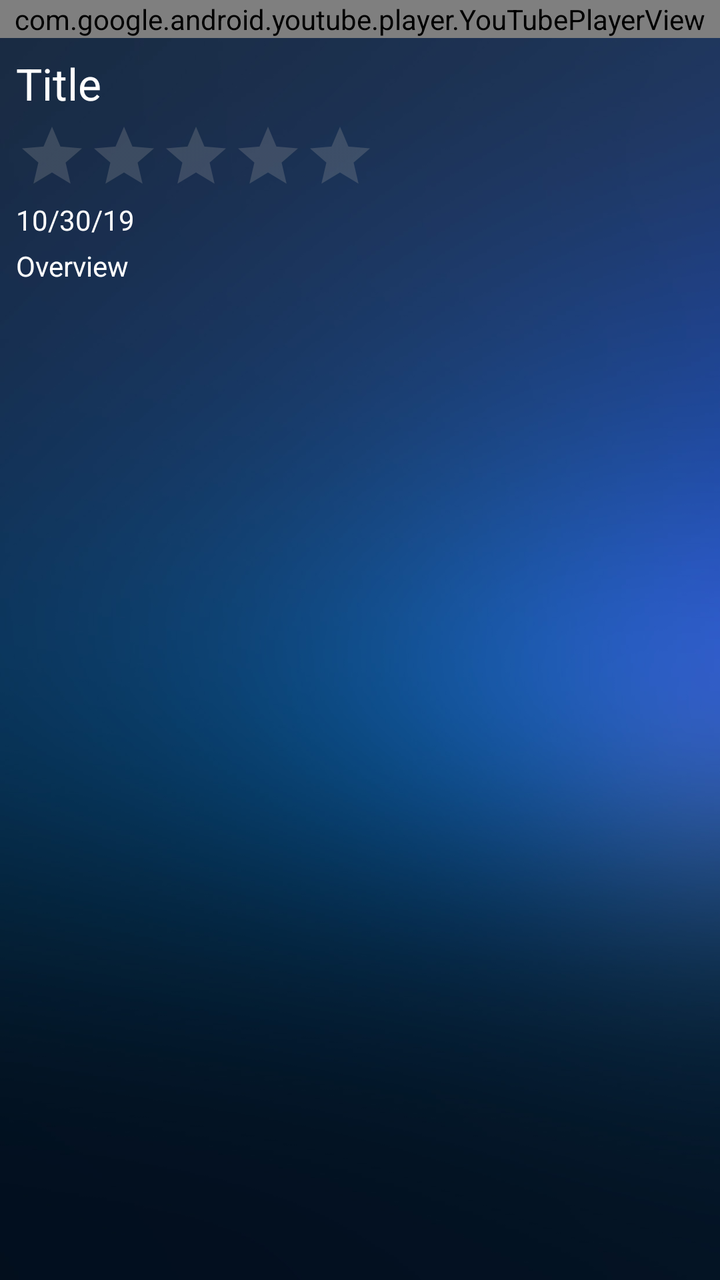
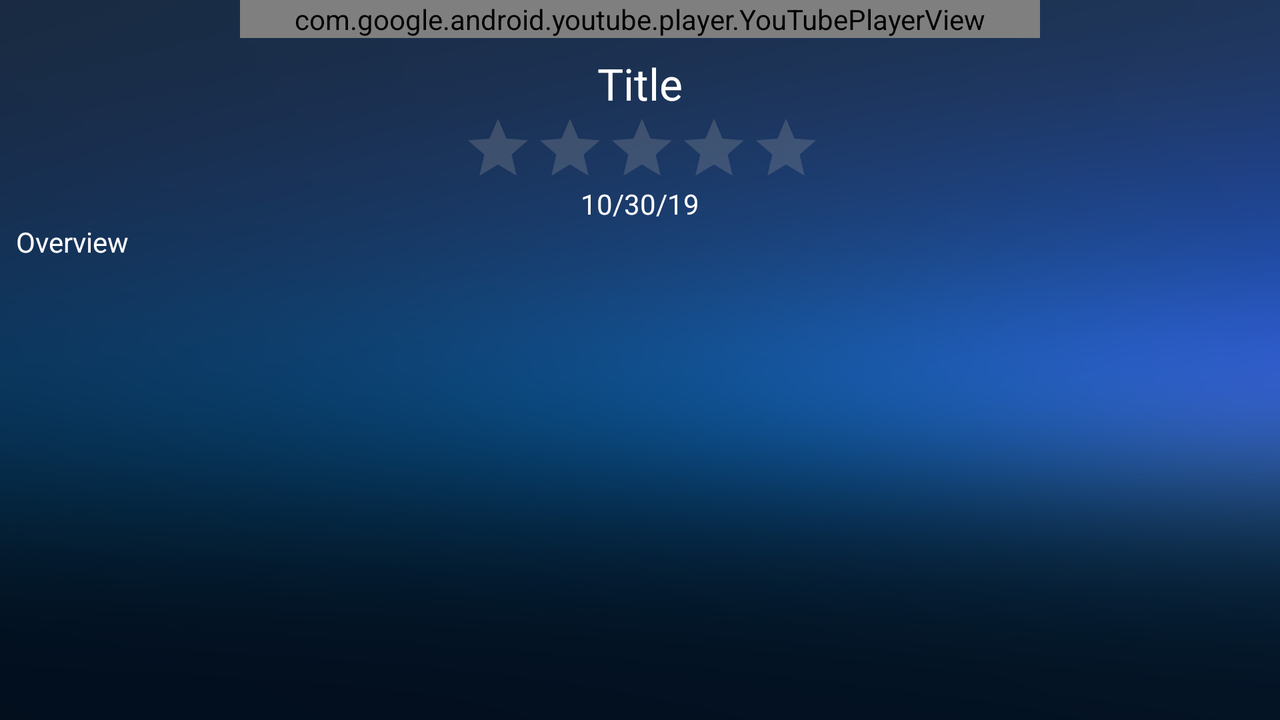

One screen, two layout resources from the same app: the default and the author's alternative for another configuration. Each is rendered where Android would select it; the XML of both is given below.
<!-- AndroidManifest.xml: application theme AppTheme -->
<!-- res/layout/activity_movie_details.xml -->
<?xml version="1.0" encoding="utf-8"?>
<android.support.constraint.ConstraintLayout xmlns:android="http://schemas.android.com/apk/res/android"
    xmlns:app="http://schemas.android.com/apk/res-auto"
    xmlns:tools="http://schemas.android.com/tools"
    android:layout_width="match_parent"
    android:layout_height="match_parent"
    android:background="@drawable/background"
    tools:context=".MovieDetailsActivity">

    <com.google.android.youtube.player.YouTubePlayerView
        android:id="@+id/player"
        android:layout_width="match_parent"
        android:layout_height="wrap_content"
        android:layout_marginStart="0dp"
        android:layout_marginLeft="0dp"
        android:layout_marginTop="0dp"
        android:layout_marginEnd="0dp"
        android:layout_marginRight="0dp"
        app:layout_constraintEnd_toEndOf="parent"
        app:layout_constraintStart_toStartOf="parent"
        app:layout_constraintTop_toTopOf="parent" />


    <TextView
        android:id="@+id/tvTitle"
        android:layout_width="0dp"
        android:layout_height="wrap_content"
        android:layout_marginStart="8dp"
        android:layout_marginLeft="8dp"
        android:layout_marginTop="8dp"
        android:layout_marginEnd="8dp"
        android:layout_marginRight="8dp"
        android:text="Title"
        android:textAppearance="@style/TextAppearance.AppCompat.Large"
        android:textColor="#FFFFFF"
        app:layout_constraintEnd_toEndOf="parent"
        app:layout_constraintHorizontal_bias="0.0"
        app:layout_constraintStart_toStartOf="parent"
        app:layout_constraintTop_toBottomOf="@+id/player" />

    <RatingBar
        android:id="@+id/rbVoteAverage"
        android:theme="@style/RatingBar"
        style="@style/Widget.AppCompat.RatingBar.Indicator"
        android:layout_width="wrap_content"
        android:layout_height="wrap_content"
        android:layout_marginStart="8dp"
        android:layout_marginLeft="8dp"
        android:layout_marginTop="4dp"
        android:numStars="5"
        android:stepSize="0.5"
        app:layout_constraintStart_toStartOf="parent"
        app:layout_constraintTop_toBottomOf="@+id/tvTitle" />

    <TextView
        android:id="@+id/tvOverview"
        android:layout_width="0dp"
        android:layout_height="wrap_content"
        android:layout_marginStart="8dp"
        android:layout_marginLeft="8dp"
        android:layout_marginTop="4dp"
        android:layout_marginEnd="8dp"
        android:layout_marginRight="8dp"
        android:text="Overview"
        android:textColor="#FFFFFF"
        app:layout_constraintEnd_toEndOf="parent"
        app:layout_constraintHorizontal_bias="1.0"
        app:layout_constraintStart_toStartOf="parent"
        app:layout_constraintTop_toBottomOf="@+id/tvDate" />

    <TextView
        android:id="@+id/tvDate"
        android:layout_width="wrap_content"
        android:layout_height="wrap_content"
        android:layout_marginStart="8dp"
        android:layout_marginLeft="8dp"
        android:layout_marginTop="4dp"
        android:text="10/30/19"
        android:textColor="#FFFFFF"
        app:layout_constraintStart_toStartOf="parent"
        app:layout_constraintTop_toBottomOf="@+id/rbVoteAverage" />

</android.support.constraint.ConstraintLayout>
<!-- resources referenced by this layout -->
<resources>
  <!-- drawable background: jpg bitmap (drawable, 62722 bytes) -->
  <style name="RatingBar" parent="Theme.AppCompat.Light.DarkActionBar">
          <item name="colorControlNormal">@color/colorControlNormal</item>
          <item name="colorControlActivated">@color/colorControlActivated</item>
      </style>
  <style name="AppTheme" parent="Theme.AppCompat.Light.DarkActionBar">
          
          <item name="colorPrimary">@color/colorPrimary</item>
          <item name="colorPrimaryDark">@color/colorPrimaryDark</item>
          <item name="colorAccent">@color/colorAccent</item>
      </style>
  <color name="colorControlNormal">#A0A0A0</color>
  <color name="colorControlActivated">#FFD700</color>
  <color name="colorPrimary">#011a42</color>
  <color name="colorPrimaryDark">#00574B</color>
  <color name="colorAccent">#D81B60</color>
</resources>
<!-- res/layout-land/activity_movie_details.xml (the author's variant of the layout above) -->
<!-- drawn on the phone turned sideways -->
<?xml version="1.0" encoding="utf-8"?>
<android.support.constraint.ConstraintLayout xmlns:android="http://schemas.android.com/apk/res/android"
    xmlns:app="http://schemas.android.com/apk/res-auto"
    xmlns:tools="http://schemas.android.com/tools"
    android:background="@drawable/background"
    android:layout_width="match_parent"
    android:layout_height="match_parent"
    tools:context=".MovieDetailsActivity">

    <com.google.android.youtube.player.YouTubePlayerView
        android:id="@+id/player"
        android:layout_width="400dp"
        android:layout_height="wrap_content"
        app:layout_constraintEnd_toEndOf="parent"
        app:layout_constraintStart_toStartOf="parent"
        app:layout_constraintTop_toTopOf="parent" />


    <TextView
        android:id="@+id/tvTitle"
        android:layout_width="wrap_content"
        android:layout_height="wrap_content"
        android:layout_marginStart="8dp"
        android:layout_marginLeft="8dp"
        android:layout_marginTop="8dp"
        android:layout_marginEnd="8dp"
        android:layout_marginRight="8dp"
        android:text="Title"
        android:textAppearance="@style/TextAppearance.AppCompat.Large"
        android:textColor="#FFFFFF"
        app:layout_constraintEnd_toEndOf="parent"
        app:layout_constraintStart_toStartOf="parent"
        app:layout_constraintTop_toBottomOf="@+id/player" />

    <RatingBar
        android:id="@+id/rbVoteAverage"
        android:layout_width="wrap_content"
        android:layout_height="wrap_content"
        android:numStars="5"
        android:stepSize="0.5"
        android:theme="@style/RatingBar"
        style="@style/Widget.AppCompat.RatingBar.Indicator"
        app:layout_constraintEnd_toEndOf="@+id/tvTitle"
        app:layout_constraintHorizontal_bias="0.495"
        app:layout_constraintStart_toStartOf="@+id/tvTitle"
        app:layout_constraintTop_toBottomOf="@+id/tvTitle" />

    <TextView
        android:id="@+id/tvOverview"
        android:layout_width="0dp"
        android:layout_height="wrap_content"
        android:layout_marginStart="8dp"
        android:layout_marginLeft="8dp"
        android:layout_marginEnd="8dp"
        android:layout_marginRight="8dp"
        android:text="Overview"
        android:textColor="#FFFFFF"
        app:layout_constraintEnd_toEndOf="parent"
        app:layout_constraintHorizontal_bias="0.0"
        app:layout_constraintStart_toStartOf="parent"
        app:layout_constraintTop_toBottomOf="@+id/tvDate" />

    <TextView
        android:id="@+id/tvDate"
        android:layout_width="wrap_content"
        android:layout_height="wrap_content"
        android:layout_marginStart="8dp"
        android:layout_marginLeft="8dp"
        android:layout_marginEnd="8dp"
        android:layout_marginRight="8dp"
        android:text="10/30/19"
        android:textColor="#FFFFFF"
        app:layout_constraintEnd_toEndOf="parent"
        app:layout_constraintStart_toStartOf="parent"
        app:layout_constraintTop_toBottomOf="@+id/rbVoteAverage" />

</android.support.constraint.ConstraintLayout>
